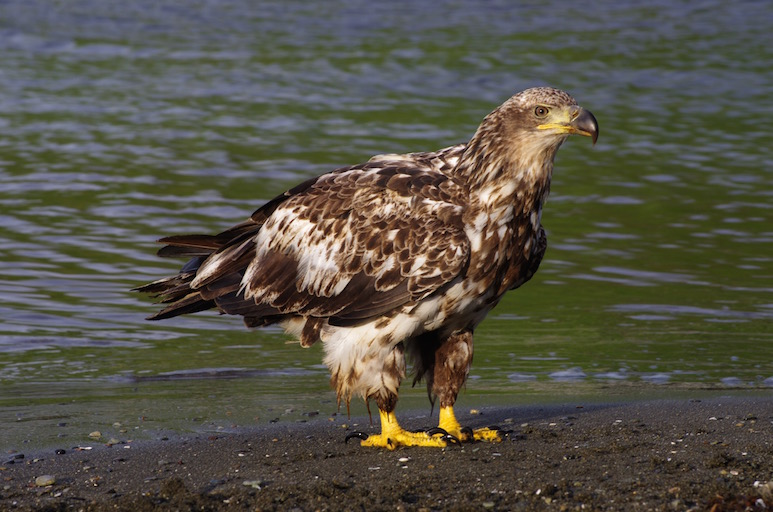
#> input picture opencv_tutorials/images/0.jpg, 773 x 512 px
$ python img_scale_test.py
#> lines starting #> are read from the running program, lines starting #| are printed output that depends on the picture
#!/usr/bin/env python
# -*- coding: utf-8 -*-
"""
title= "
图片缩放
目标：你可以对图像进行倍数的放大和缩小  也可以直接的输入尺寸大小

变换的方法：

CV_INTER_NN - 最近邻插值,

CV_INTER_LINEAR - 双线性插值 (缺省使用)

CV_INTER_AREA - 使用象素关系重采样。当图像缩小时候，该方法可以避免波纹出现。当图像放大时，类似于 CV_INTER_NN 方法..

CV_INTER_CUBIC - 立方插值.
"
author= "huangtw"
ctime = 2017/03/03
"""
import cv2

image=cv2.imread("../images/0.jpg")
#> image is the input picture: shape (512, 773, 3); mean B, G, R 70.8, 82, 85.2
res=cv2.resize(image,(32,32),interpolation=cv2.INTER_CUBIC)
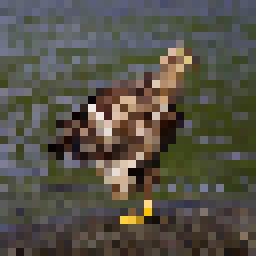
#> res: shape (32, 32, 3) (shown 8 times larger); mean B, G, R 71.2, 81.8, 85.1
cv2.imshow('iker',res)
cv2.imshow('image',image)
cv2.waitKey(0)
#> (the run stopped early here; a loop or call above may not have finished)
